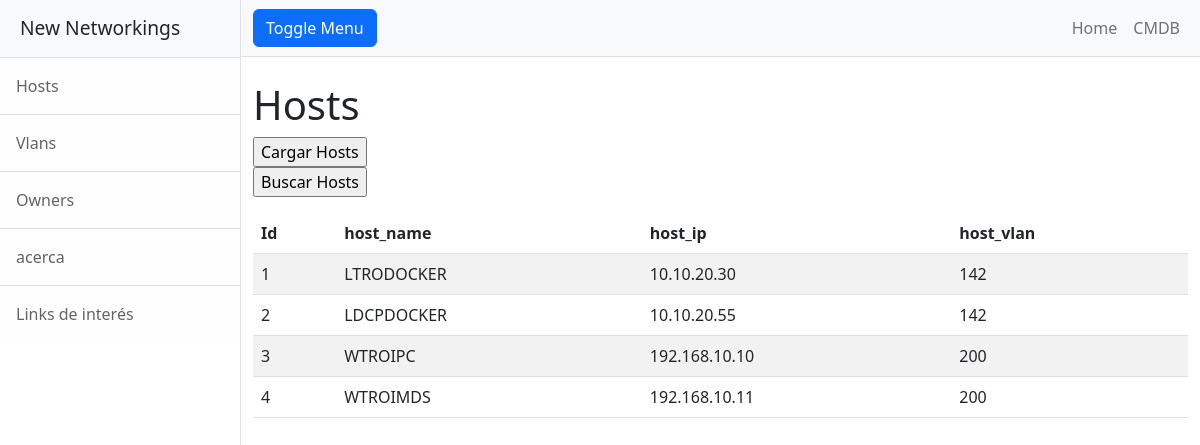
The app's page /hosts/, older data.
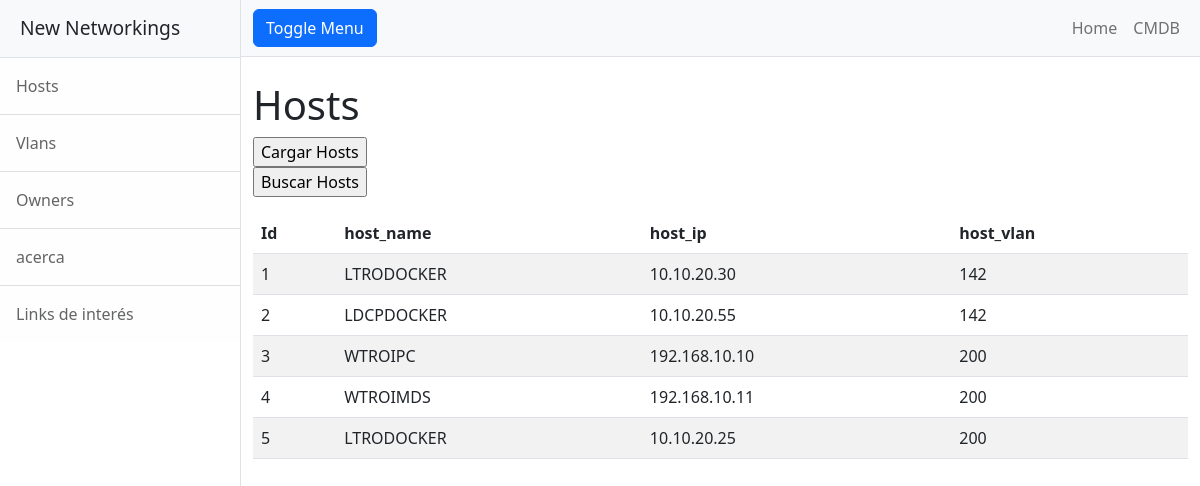
The same page, newer data.
### entidades/models.py (models this page shows)
class Hosts(models.Model):
    host_name = models.CharField(max_length=50)
    host_ip = models.CharField(max_length=18)
    host_vlan = models.IntegerField()

### entidades/views.py (the view)
# urls.py: path('hosts/', hosts, name="hosts"),
def hosts(request):
     contexto = {"hosts": Hosts.objects.all()}
     return render(request, "entidades/hosts.html", contexto)

### entidades/templates/entidades/hosts.html (shortened to what this page needs)
{% extends "entidades/index.html" %}
{% block titulo %}
 <h1 class="mt-4"> Hosts </h1>
 <form action= "{% url 'hostsForm' %}">
    <input type="submit" value="Cargar Hosts" />
 </form>
 <form action= "{% url 'buscarHosts' %}">
    <input type="submit" value="Buscar Hosts" />
 </form>
{% endblock titulo %}
{% block contenido %}
<table class="table table-striped">
    <thead>
        <tr>
            <th>Id</th>
            <th>host_name</th>
            <th>host_ip</th>
            <th>host_vlan</th>
        </tr>
    </thead>
    <tbody>
    {% for c in hosts  %}
        <tr>
            <td>{{ c.id }}</td>
            <td>{{ c.host_name }}</td>
            <td>{{ c.host_ip }}</td>
            <td>{{ c.host_vlan }}</td>
        </tr>
    {% endfor %}
    </tbody>
</table>
{% endblock contenido %}

Row changes from the older to the newer data that the page shows:
added Hosts: id "5", host_name "LTRODOCKER", host_ip "10.10.20.25", host_vlan "200"
